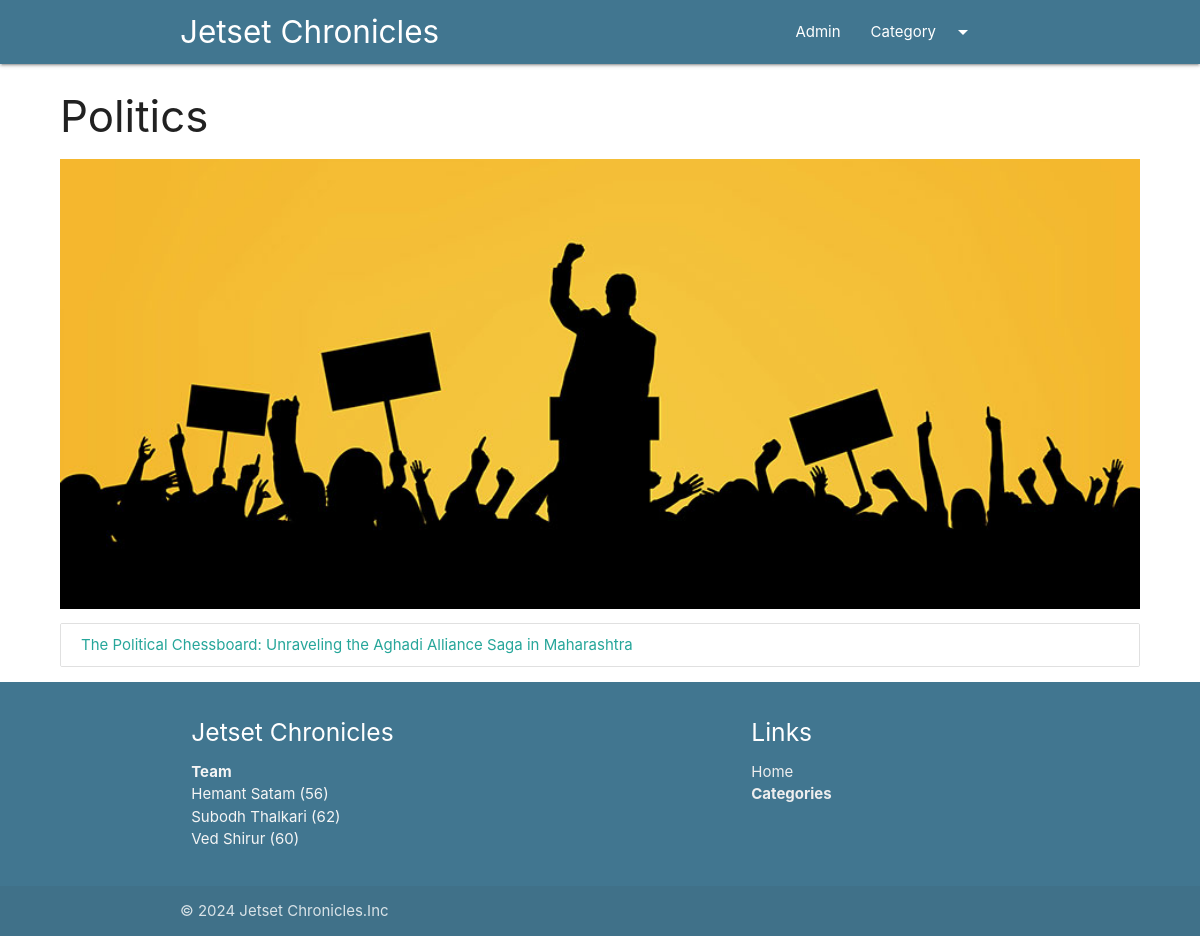
Page /category/politics on the earlier database version.
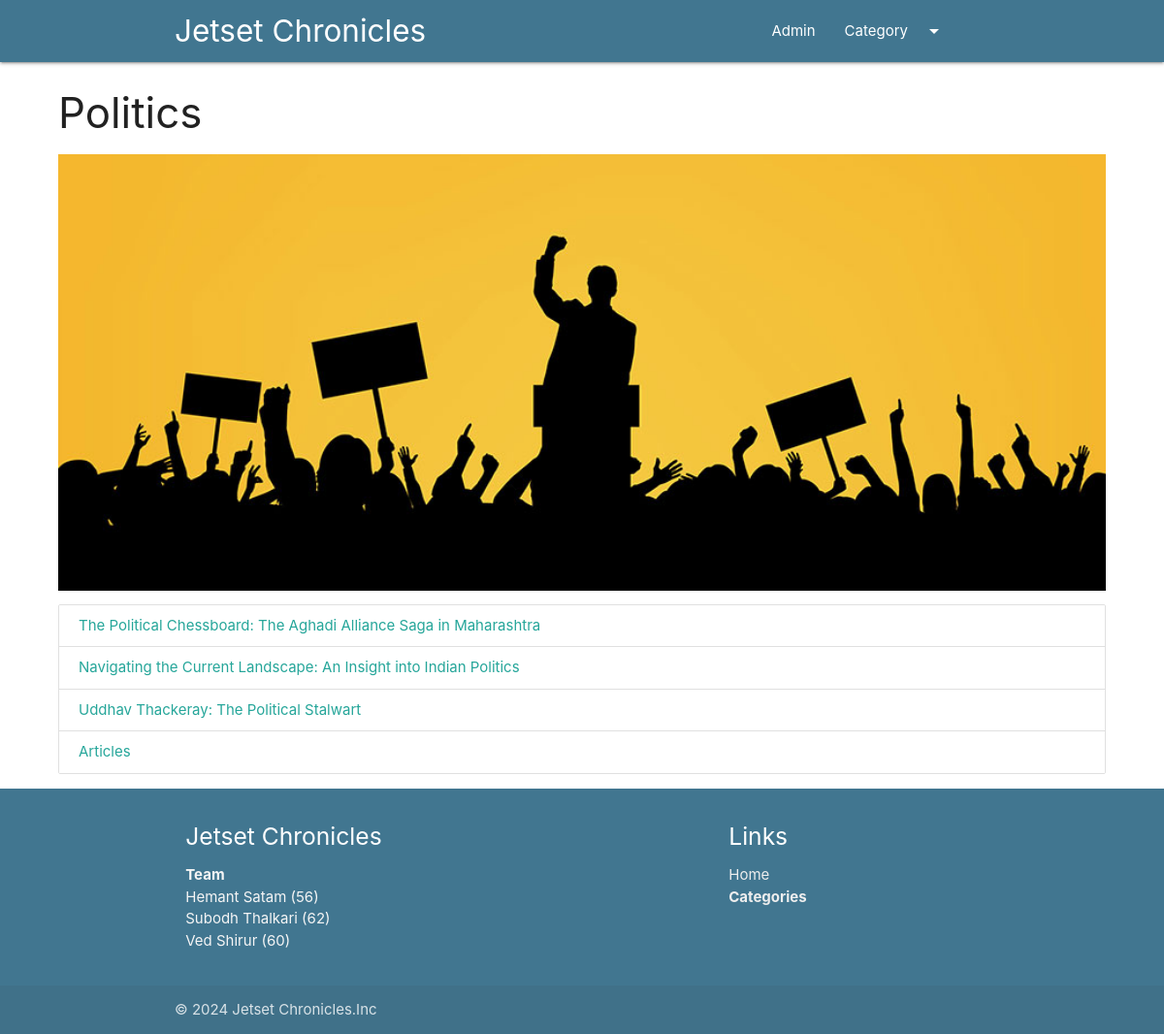
Same page on the later database version.
### blog/models.py (models this page shows, shortened)
class Post(models.Model):
    post_id = models.AutoField(primary_key=True)
    title = models.CharField(max_length=200)
    content =  models.TextField()
    url = models.CharField(max_length=100)
    cat = models.ForeignKey(Category, on_delete=models.CASCADE)
    image = models.ImageField(upload_to='post/',default='default_image.jpg')

### blog/views.py (the view)
# urls.py: path('category/<slug:url>',category),
def category(request,url):
    cat= Category.objects.get(url=url)
    posts=Post.objects.filter(cat=cat)
    return render(request,"category.html",{'cat':cat,'posts':posts})

### template/category.html (shortened to what this page needs)
{% extends 'base.html' %}
{%block content%}
<div class="container-custom">
    <h3 >{{cat.title}}</h3>
    <div class="img-container">
        <img src="/media/{{cat.image}}" alt="responsive-img" style="max-height:450px;width:100%;object-fit:cover;">
    </div>
        <div class="collection">
            {%for p in posts%}
        <a href="/blog/{{p.url}}" class="collection-item">{{p.title}}</a>
            {% empty %}
            <h3>No posts in this category</h3>
            {%endfor%}
      </div>
</div>
{% endblock%}

Differences in the rows shown:
changed Post: title "The Political Chessboard: Unraveling the Aghadi Alliance Saga in Maharashtra" → "The Political Chessboard: The Aghadi Alliance Saga in Maharashtra"
added Post: title "Navigating the Current Landscape: An Insight into Indian Politics"
added Post: title "Uddhav Thackeray: The Political Stalwart"
added Post: title "Articles"
